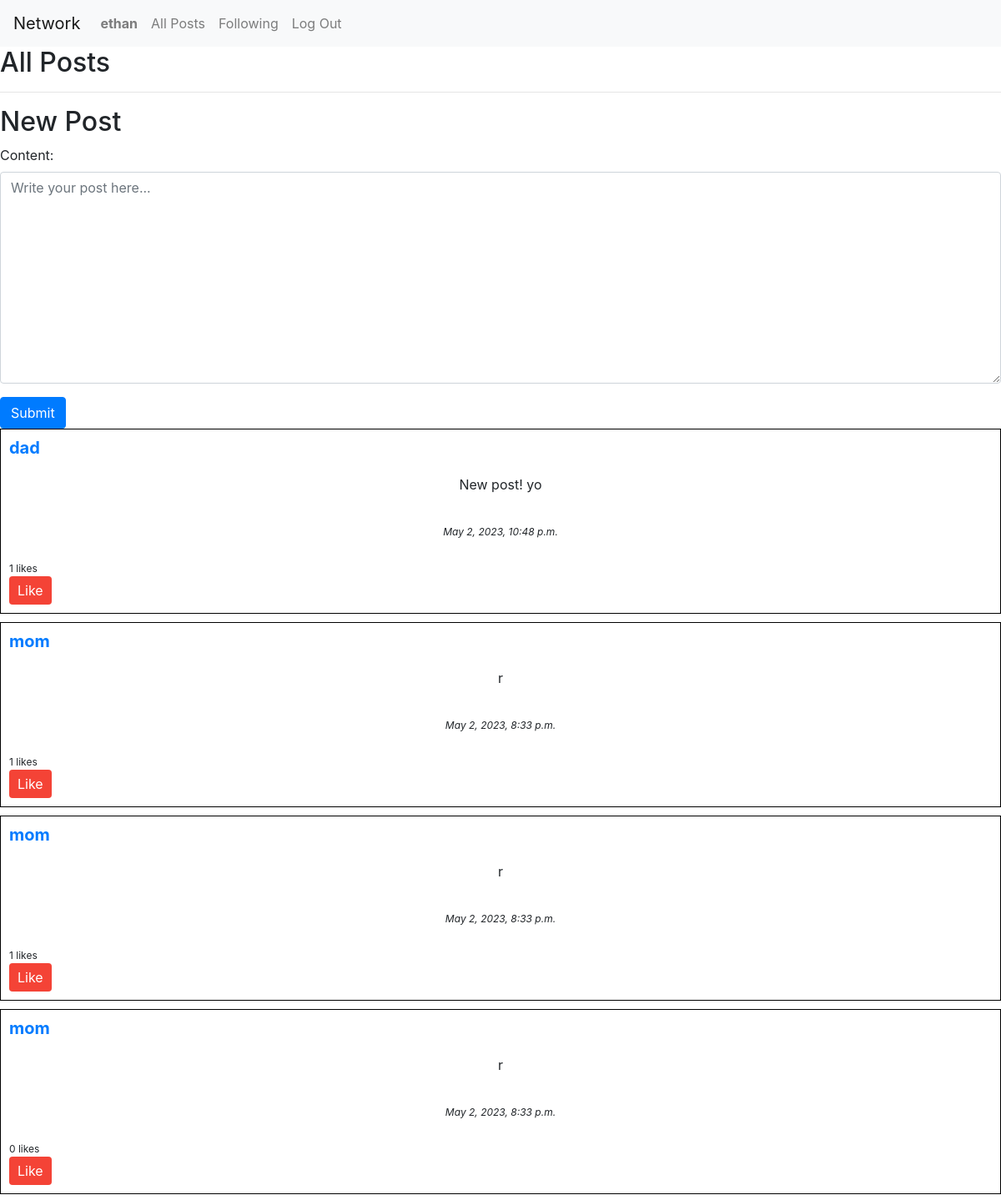
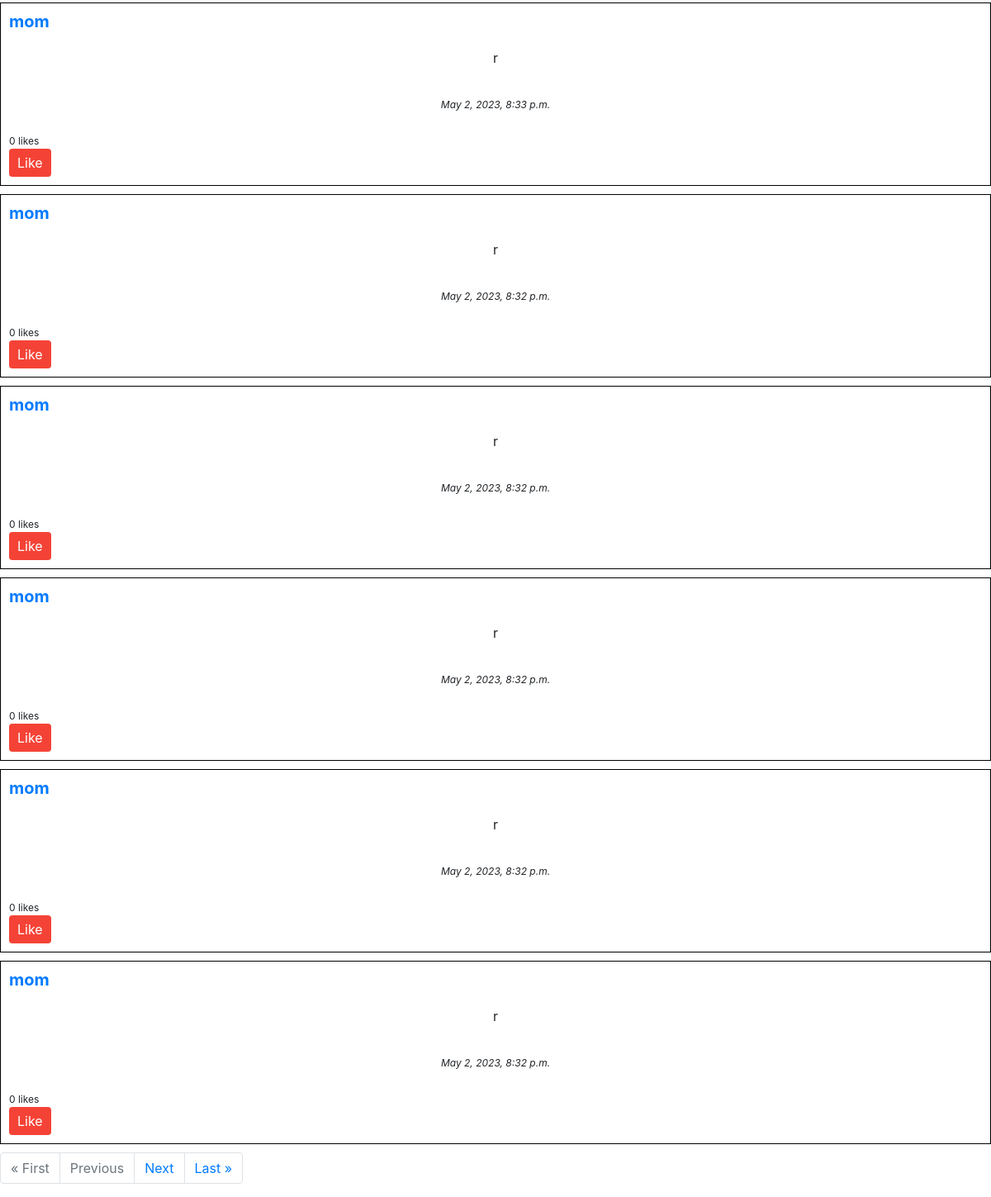
/ (signed in), run on the app's committed database (2 pictures, top to bottom).
### network/models.py (models this page shows, shortened)
class User(AbstractUser):
    def save(self, *args, **kwargs):
        if not self.pk:
            super(User, self).save(*args, **kwargs)
            profile = Profile(user=self)  # Create a new Profile object
            profile.save()  # Save the Profile object
        else:
            super(User, self).save(*args, **kwargs)  # Save the user object

class Post(models.Model):
    user = models.ForeignKey(User, on_delete=models.CASCADE)
    content = models.TextField()
    timestamp = models.DateTimeField(auto_now_add=True)
    likes = models.ManyToManyField(
        User, related_name='liked_posts', blank=True)

### network/views.py (the view)
# urls.py: path("", views.index, name="index"),
def index(request):
    if request.method == 'POST':
        form = NewPostForm(request.POST)
        if form.is_valid():
            post = form.save(commit=False)
            post.user = request.user
            post.save()
            return HttpResponseRedirect(reverse('index'))
    else:
        form = NewPostForm()
    posts = Post.objects.all().order_by('-timestamp')
    paginator = Paginator(posts, 10)
    page = request.GET.get('page')
    posts = paginator.get_page(page)
    return render(request, 'network/index.html', {'form': form, 'posts': posts})

### network/forms.py
class NewPostForm(forms.ModelForm):
    class Meta:
        model = Post
        fields = ['content']
        widgets = {
            'content': forms.Textarea(attrs={'class': 'form-control', 'placeholder': 'Write your post here...'}),
        }

### network/templates/network/index.html (shortened to what this page needs)
{% extends "network/layout.html" %} {% block body %}
<h2>All Posts</h2>
<hr />
{% if user.is_authenticated %}
<h2>New Post</h2>
<form method="post" action="{% url 'index' %}">
  {% csrf_token %} {{ form.as_p }}
  <button type="submit" class="btn btn-primary">Submit</button>
</form>
{% endif %} {% for post in posts %} {% include 'network/post.html' %} {% endfor %}
<nav aria-label="Page navigation">
  <ul class="pagination">
    {% if posts.has_previous %}
    <li class="page-item">
      <a class="page-link" href="?page=1">&laquo; First</a>
    </li>
    <li class="page-item">
      <a class="page-link" href="?page={{ posts.previous_page_number }}">Previous</a>
    </li>
    {% else %}
    <li class="page-item disabled">
      <a class="page-link" href="#">&laquo; First</a>
    </li>
    <li class="page-item disabled">
      <a class="page-link" href="#">Previous</a>
    </li>
    {% endif %} {% if posts.has_next %}
    <li class="page-item">
      <a class="page-link" href="?page={{ posts.next_page_number }}">Next</a>
    </li>
    <li class="page-item">
      <a class="page-link" href="?page={{ posts.paginator.num_pages }}">Last &raquo;</a>
    </li>
    {% endif %}
  </ul>
</nav>
{% endblock %}

### network/templates/network/layout.html (shortened to what this page needs)
{% load static %}
<!DOCTYPE html>
<html lang="en">
  <head>
    <link
      rel="stylesheet"
      href="https://stackpath.bootstrapcdn.com/bootstrap/4.4.1/css/bootstrap.min.css"
    />
    <link href="{% static 'network/styles.css' %}" rel="stylesheet" />
  </head>
  <body>
    <nav class="navbar navbar-expand-lg navbar-light bg-light">
      <a class="navbar-brand" href="#">Network</a>
      <div>
        <ul class="navbar-nav mr-auto">
          {% if user.is_authenticated %}
          <li class="nav-item">
            <a class="nav-link" href="{% url 'profile' username=user.username %}"
              ><strong>{{ user.username }}</strong></a
            >
          </li>
          {% endif %}
          <li class="nav-item">
            <a class="nav-link" href="{% url 'index' %}">All Posts</a>
          </li>
          {% if user.is_authenticated %}
          <li class="nav-item">
            <a class="nav-link" href="{% url 'following' %}">Following</a>
          </li>
          <li class="nav-item">
            <a class="nav-link" href="{% url 'logout' %}">Log Out</a>
          </li>
          {% endif %}
        </ul>
      </div>
    </nav>
    <div class="body">{% block body %} {% endblock %}</div>
  </body>
</html>

### network/templates/network/post.html (shortened to what this page needs)
<div class="post" data-post-id="{{ post.id }}">
  <h3><a href="{% url 'profile' post.user.username %}">{{ post.user.username }}</a></h3>
  <p id="post-content">{{ post.content }}</p>
  <p class="post-date">{{ post.timestamp|date:"F j, Y, P" }}</p>
  <div class="post-likes"><span class="like-count">{{ post.likes.count }}</span> likes</div>
  <button class="btn btn-primary like-btn" data-post-id="{{ post.id }}">Like</button>
</div>

### network/static/network/styles.css (style rules this page uses)
.post p { text-align: center; padding: 10px; }
.post { border: 1px solid black; padding: 10px; margin-bottom: 10px; }
.post h3 { font-size: 20px; font-weight: bold; margin-bottom: 10px; }
.post .post-date { font-style: italic; font-size: 12px; margin-top: 5px; }
.like-btn { background-color: #f44336; color: white; border: none; padding: 5px 10px; margin-right: 5px; cursor: pointer; }
.post-likes { font-size: 12px; margin-top: 5px; }

### data on the page
User: username "ethan"
Post: user.username "dad", content "New post! yo", timestamp "May 2, 2023, 10:48 p.m.", likes.count "1"
Post: user.username "mom", content "r", timestamp "May 2, 2023, 8:33 p.m.", likes.count "1"
Post: user.username "mom", content "r", timestamp "May 2, 2023, 8:33 p.m.", likes.count "1"
Post: user.username "mom", content "r", timestamp "May 2, 2023, 8:33 p.m.", likes.count "0"
Post: user.username "mom", content "r", timestamp "May 2, 2023, 8:33 p.m.", likes.count "0"
Post: user.username "mom", content "r", timestamp "May 2, 2023, 8:32 p.m.", likes.count "0"
Post: user.username "mom", content "r", timestamp "May 2, 2023, 8:32 p.m.", likes.count "0"
Post: user.username "mom", content "r", timestamp "May 2, 2023, 8:32 p.m.", likes.count "0"
Post: user.username "mom", content "r", timestamp "May 2, 2023, 8:32 p.m.", likes.count "0"
Post: user.username "mom", content "r", timestamp "May 2, 2023, 8:32 p.m.", likes.count "0"
